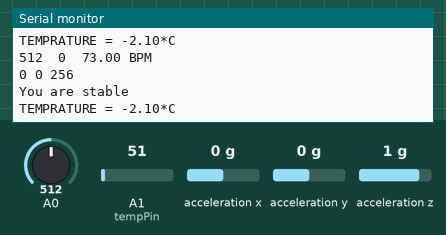
Simulated run of this sketch. Board: Arduino Uno, built with avr-gcc and run on an emulated ATmega328P. Shown: the last lines printed to the serial monitor. Wiring (inferred from the names in the program): ADXL345 accelerometer at I2C address 0x53. Inputs (shaded band) come from the test bench; at power-on: A1 (tempPin) = 51, A0 = 512, acceleration x 0 g, acceleration y 0 g, acceleration z 1 g. Random numbers use the default seed unless the sketch sets one.

Above: at 9.4 s.
9.5 s: A1 (tempPin) set to 124
At 10.7 s:
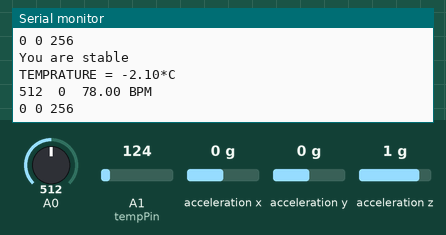
13.4 s: A1 (tempPin) set to 136
At 14.6 s:
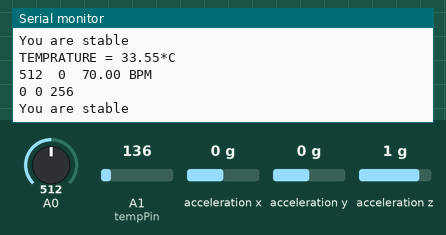
Timing chart, 0 to 16.4 s (numbered marks = the images above; inputs shaded):
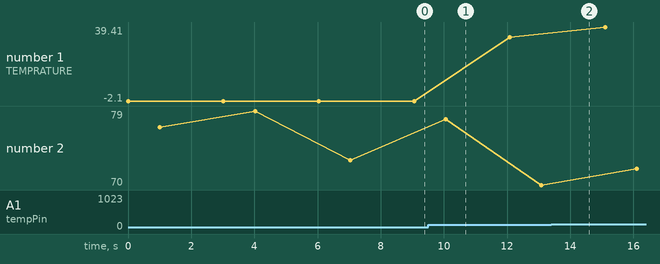

The sketch:

code.ino
```cpp
#include<Wire.h>
#define accel_module (0x53)
byte values[6]; // 2 bytes per axis
char output[512];
int val;
int tempPin = 1;
int UpperThreshold = 600;
int LowerThreshold = 550;
int reading = 0;
float BPM = 0.0;
bool IgnoreReading = false;
bool FirstPulseDetected = false;
unsigned long FirstPulseTime = 0;
unsigned long SecondPulseTime = 0;
unsigned long PulseInterval = 0;
int threshold = 75.12;


void setup() {
     Wire.begin();
 Serial.begin(9600);
    Wire.beginTransmission(accel_module);
    Wire.write(0x2D);
    Wire.write(0);//Clearing the above register
    Wire.endTransmission();

    Wire.beginTransmission(accel_module);
    Wire.write(0x2D);
    Wire.write(16);// Toggling the D3 bit i.e setting measure mode for ADXL345
    Wire.endTransmission();

    Wire.beginTransmission(accel_module);
    Wire.write(0x2D);
    Wire.write(8);// Disable the sleep mode otherwise no data will be sent
    Wire.endTransmission();
}

void loop() {
 int tempreading= temp();
int pulsereading= pulse();
int motionreading=motion();

if(tempreading>39&&pulsereading>806&&motionreading<1)
{
  Serial.print("You are angry");
  Serial.println();
}
else if(tempreading>39&&pulsereading>806&&motionreading>1)
{
  Serial.print("You are exercising");
  Serial.println();
}
else if(tempreading<39&&pulsereading<806&&motionreading>1)
{
  Serial.print("You are walking");
  Serial.println();
}
else if(tempreading>39&&pulsereading<806)
{
  Serial.print("You are fearing");
  Serial.println();
}
else
{
  Serial.print("You are stable");
  Serial.println();
}

delay(1000);

}

int temp()
{
val = analogRead(tempPin);
float mv = ( val/1024.0)*5000;
float cel = mv/10 - 27;

Serial.print("TEMPRATURE = ");
Serial.print(cel);
Serial.print("*C");
Serial.println();
delay(1000);

return cel;

}

int pulse()
{

      reading = analogRead(0);

      // Heart beat leading edge detected.
      if(reading > UpperThreshold && IgnoreReading == false){
        if(FirstPulseDetected == false){
          FirstPulseTime = millis();
          FirstPulseDetected = true;
        }
        else{
          SecondPulseTime = millis();
          PulseInterval = SecondPulseTime - FirstPulseTime;
          FirstPulseTime = SecondPulseTime;
        }
        IgnoreReading = true;
      }

      // Heart beat trailing edge detected.
      if(reading < LowerThreshold){
        IgnoreReading = false;
      }
      int r=random(-5,5);
      BPM = (1.0/PulseInterval) * 60.0 * 1000;
      BPM=threshold+r;


      Serial.print(reading);
      Serial.print("\t");
      Serial.print(PulseInterval);
      Serial.print("\t");
      Serial.print(BPM);
      Serial.println(" BPM");
      Serial.flush();
      return BPM;

}

int motion()
  {
      int xyzregister=0x32;
      int x,y,z;

      Wire.beginTransmission(accel_module);
      Wire.write(xyzregister);
      Wire.endTransmission();

      Wire.beginTransmission(accel_module);
      Wire.requestFrom(accel_module,6);
      // Wait for a response of 6 bytes from Arduino

      int i=0;
      while(Wire.available())
      {
        values[i]=Wire.read();
        i++;
      }
      Wire.endTransmission();
      x=(((int)values[1]) <<8) | values[0] ;
      y=(((int)values[3]) <<8) | values[2] ;
      z=(((int)values[5]) <<8) | values[4]  ;

      sprintf(output, "%d %d %d",x,y,z);// Convert to a string
      Serial.print(output);
      Serial.write(10);
      int activityDegree=0;
      if(x>200)
      activityDegree+=1;
        if(x>200)
      activityDegree+=1;
        if(x>200)
      activityDegree+=1;
      delay(1000);
      return activityDegree;
  }
```

Measured:
- the behaviour switches between 135 and 136 on A1 (tempPin) (found by bisection; images 1 and 2)
- plotted number 1: -2.1 → 33.55 after the input at 9.5 s, 33.55 → 39.41 after the input at 13.4 s
